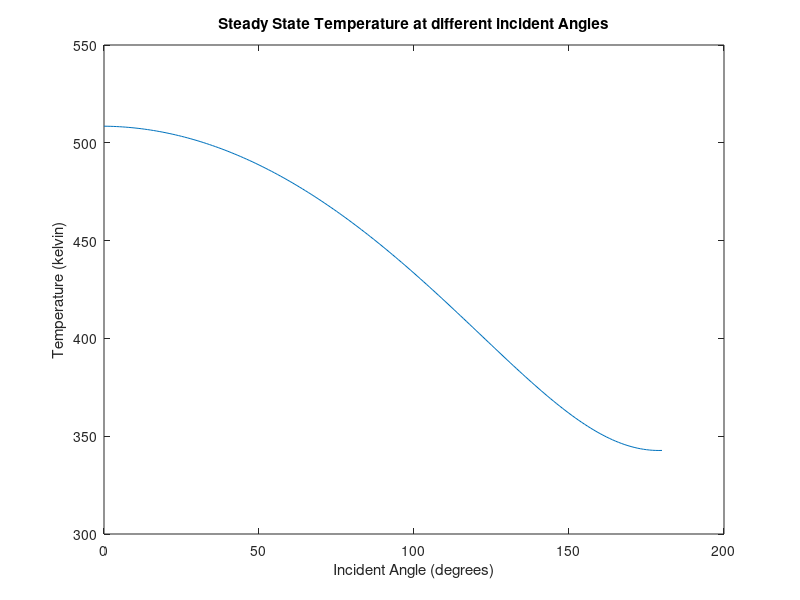

Source code (MATLAB):
clear 

stefan_boltzmann_constant = 5.67 * 10^(-8);
albedo_factor = 0.35;
solar_constant = 1354;
absorptivity = 1; % assuming a black body - taken from online resource
emissivity = 0.9;
area_surface = 0.01;
altitude = 500;
earth_radius = 6378;
angle = 0;

incident_angle = 0:1:180;

count = 1;

for i = 1:181
  view_factor = (altitude + earth_radius)/earth_radius;
   angle = angle + 1 

heat_IR_temperature = stefan_boltzmann_constant * emissivity * view_factor * area_surface * 255^4;
heat_ir_flux = emissivity * area_surface * view_factor * solar_constant;
heat_albedo= absorptivity * area_surface * albedo_factor * view_factor * solar_constant;
solar_heat = absorptivity * area_surface * solar_constant * cosd(angle);

h_out = heat_albedo + solar_heat + heat_ir_flux + heat_IR_temperature;
temperature(count) = (h_out/(area_surface * emissivity * stefan_boltzmann_constant))^(0.25);

   count=count+1;
end 



% Code chunk for plotting points
plot (incident_angle,temperature);
title("Steady State Temperature at different incident Angles")
xlabel("Incident Angle (degrees)");
ylabel("Temperature (kelvin)");

